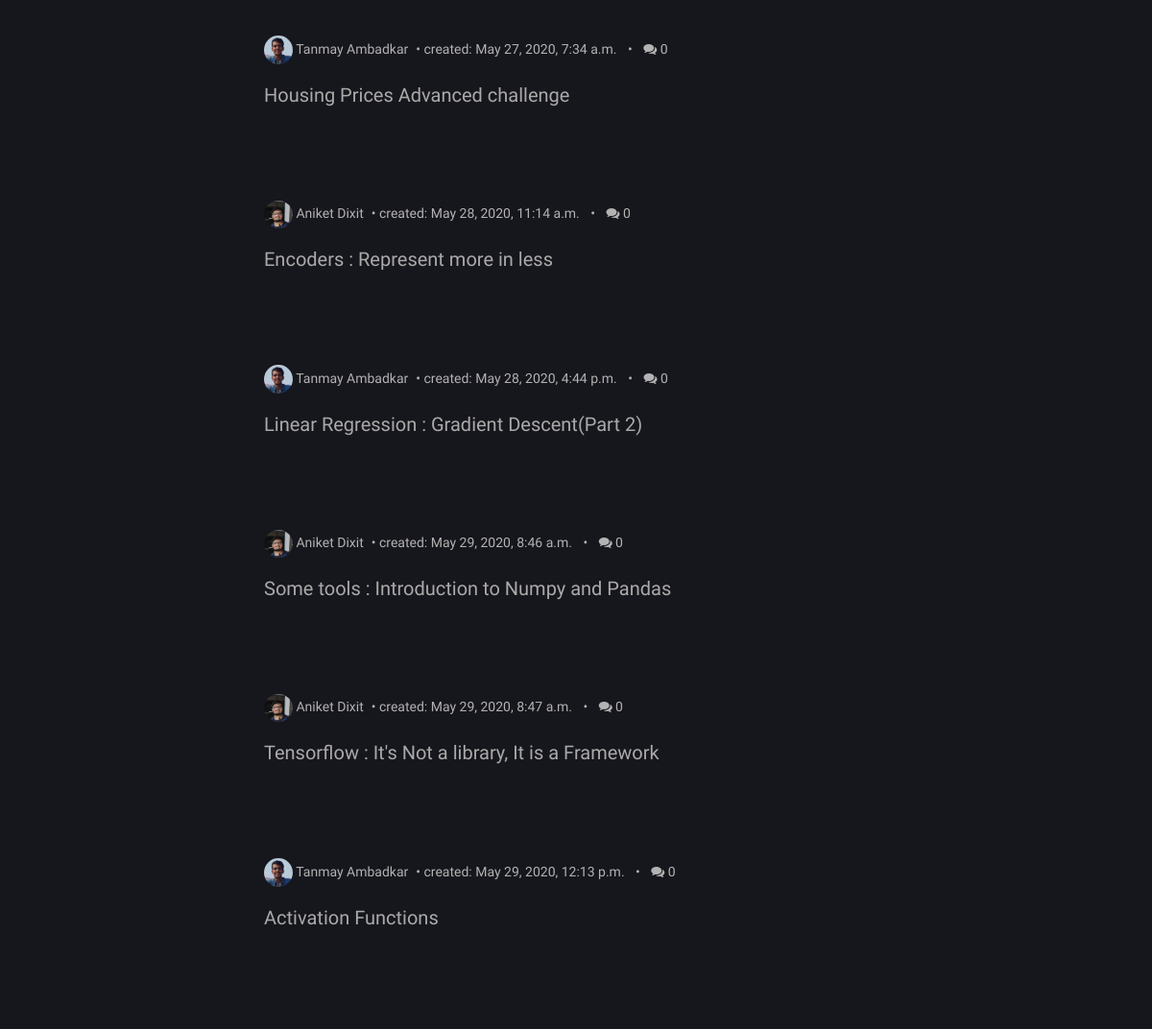
The page /drafts/ (signed in, middle part) on the database as committed earlier.
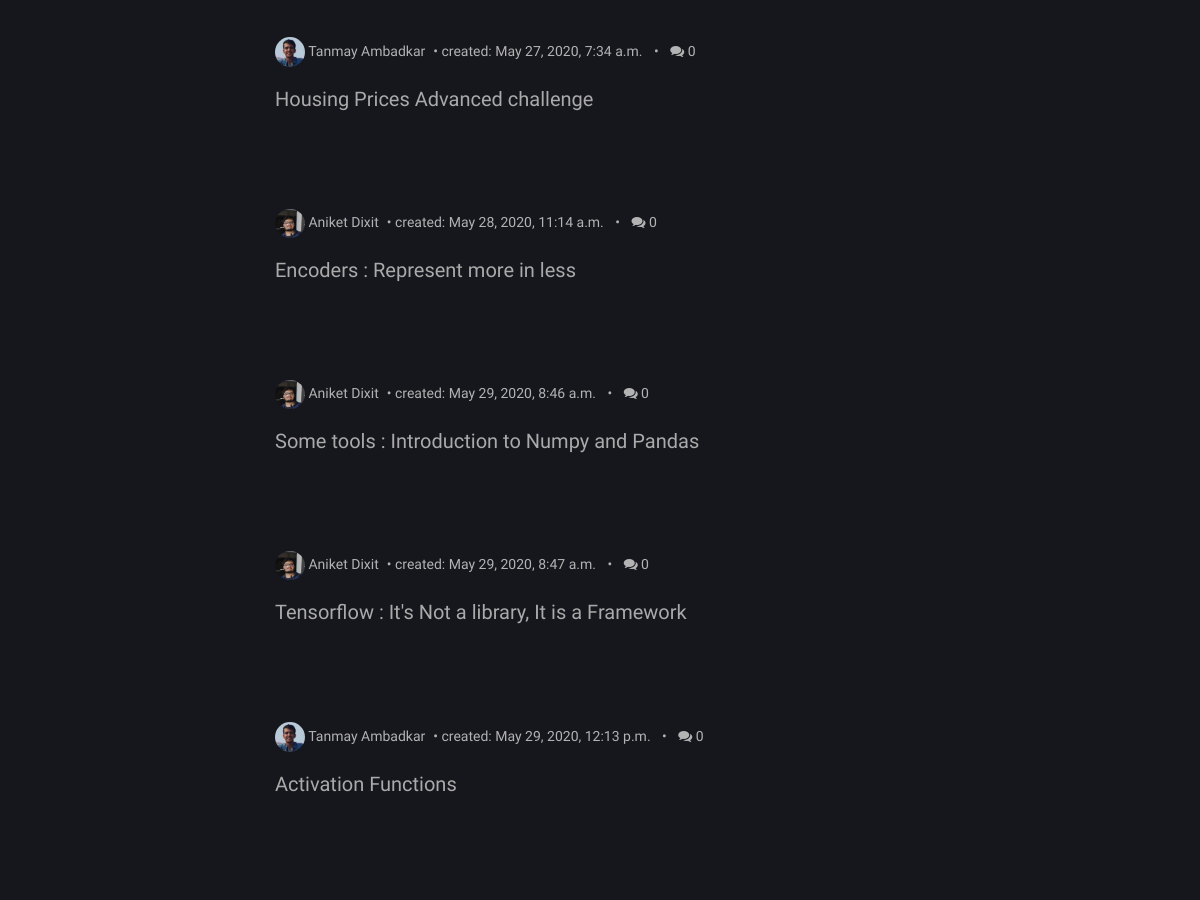
The same page on the database as committed later.
### blog/models.py (models this page shows, shortened)
class Post(models.Model):
    types = (
        ('D', 'Deep Learning'),
        ('M', 'Machine Learning'),
    )
    author = models.ForeignKey('UserProfileInfo', on_delete = models.CASCADE)
    title = models.CharField(max_length = 200)
    cover_img = models.ImageField(upload_to = 'cover_image', blank = True)
    text = models.TextField()
    created_date = models.DateTimeField(default = timezone.now)
    published_date = models.DateTimeField(blank = True, null = True)
    type = models.CharField(max_length = 1, choices = types, blank = True)
    def approve_comments(self):
        return self.comments.filter(approved_comment=True)

class UserProfileInfo(models.Model):
    user = models.OneToOneField(User, on_delete= models.CASCADE)
    profile_img = models.ImageField(upload_to = 'profile_pics', blank = True)
    cover_image = models.ImageField(upload_to = 'cover_profile_img', blank = True)
    description = models.TextField(blank = True)
    writeup = models.TextField(blank = True)
    instagram = models.URLField(blank = True)
    facebook = models.URLField(blank = True)
    github = models.URLField(blank = True)
    linkedin = models.URLField(blank = True)
    email = models.EmailField(blank = True)

### blog/views.py (the view)
# urls.py: path('drafts/', DraftListView.as_view(), name = 'post_draft_list'),
class DraftListView(LoginRequiredMixin, ListView):
    login_url = '/login/'
    redirect_field_name = 'blog/post_draft_list.html'
    model = Post
    template_name = 'post_draft_list.html'
    def get_queryset(self):
        return Post.objects.filter(published_date__isnull = True).order_by('created_date')

### blog/templates/blog/post_draft_list.html (shortened to what this page needs)
{% extends "blog/base.html" %}
{% load static %}
{% block content %}
{% if request.user.is_superuser %}
<section class="site-section pt-5">
  <div class="container">
    <div class="row blog-entries">
      <div class="col-md-12 col-lg-8 main-content">
        <div class="row mb-5 mt-5">
           <div class="col-md-12">
             {% for post in post_list %}
             {% if not post.published_date %}
             <div class="post-entry-horzontal">
               <a href="{% url 'post_detail' pk=post.pk %}">
                   <span class="text">
                     <div class="post-meta">
                       <span class="author mr-2"><img src="/media/{{post.author.profile_img}}" alt="Colorlib">  {{post.author.user.first_name}} {{post.author.user.last_name}}</span>&bullet;
                       <span class="mr-2">created: {{post.created_date}}</span> &bullet;
                       <span class="ml-2"><span class="fa fa-comments"></span> {{post.approve_comments.count}}</span>
                     </div>
                     <h2>{{ post.title }}</h2>
                   </span>
		 </div>
               {% endif %}
               {% empty %}
                 <h2>No Drafts!</h2>
             {% endfor %}
	  </div>
        </div>
      </div>
    </div>
  </div>
</section>
{% endif %}
{% endblock %}

Rows that differ between the two databases and show on the page:
no longer on this page (row edited): Post: author.profile_img (picture), author.user.first_name "Tanmay", author.user.last_name "Ambadkar", created_date "May 28, 2020, 4:44 p.m.", approve_comments.count "0", title "Linear Regression : Gradient Descent(Part 2)"
